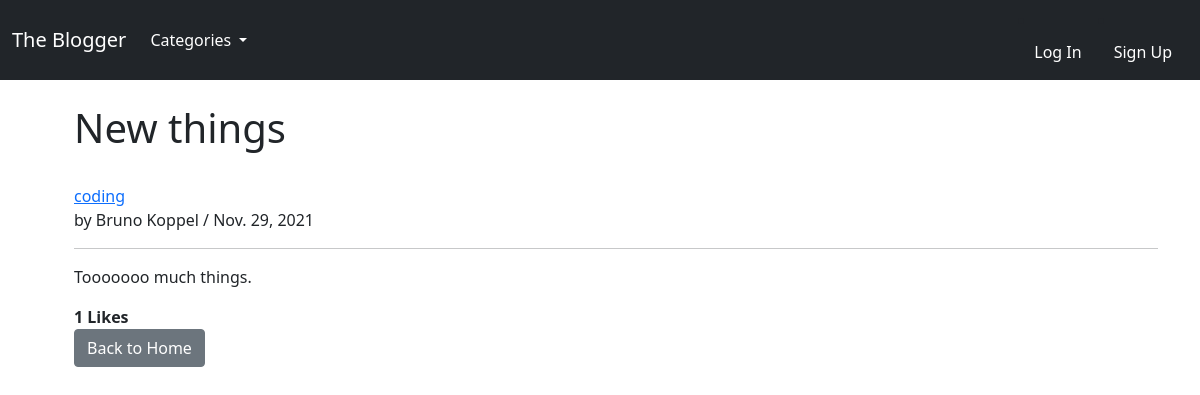
The app's page /post/4 with its own data.
### blogfeed/models.py (models this page shows, shortened)
class Post(models.Model):
    title = models.CharField(max_length=255)
    title_tag = models.CharField(max_length=255, default="the blogger")
    post_date = models.DateField(auto_now_add=True)
    author = models.ForeignKey(User, on_delete=models.CASCADE)
    body = RichTextField(blank=True, null=True)
    date_added = models.DateTimeField(auto_now_add=True)
    category = models.CharField(max_length=255, default='uncategorized')
    likes = models.ManyToManyField(User, related_name='blog_post')
    def total_likes(self):
        return self.likes.count()

### blogfeed/views.py (the view)
# urls.py: path('post/<int:pk>', PostView.as_view(), name="post_details"),
class PostView(DetailView):
    model = Post
    template_name = 'post_details.html'
    def get_context_data(self, *args, **kwargs):
        category_list = Category.objects.all()
        post = get_object_or_404(Post, id=self.kwargs['pk'])
        liked = False
        if post.likes.filter(id=self.request.user.id).exists():
            liked = True
        context = super(PostView, self).get_context_data(*args, **kwargs)
        context["category_list"] = category_list
        context["total_likes"] = post.total_likes()
        context["liked"] = liked
        return context

### blogfeed/models.py (called while the page is built)
    def __str__(self):
        return self.name

### blogfeed/templates/post_details.html (shortened to what this page needs)
{% extends 'base.html' %}
{% block content %}
<ul>
  <h1>{{ post.title }}</h1>
  <br />
  <a href="{% url 'category' post.category|slugify %}">{{ post.category }}</a>
  <p>by {{ post.author.first_name }} {{ post.author.last_name }} / {{ post.post_date }}</p>
  <hr>
  <p>{{ post.body | safe }}</p>
  <span><b>{{ total_likes }} Likes</b></span>
  <br />
  <a href="{% url 'home' %}" class="btn btn-secondary">Back to Home</a>
</ul>
{% endblock %}

### records on screen
Post: title "New things", category "coding", author.first_name "Bruno", author.last_name "Koppel", post_date "Nov. 29, 2021", body "Tooooooo much things."

### other values on screen
{{ total_likes }} "1"
